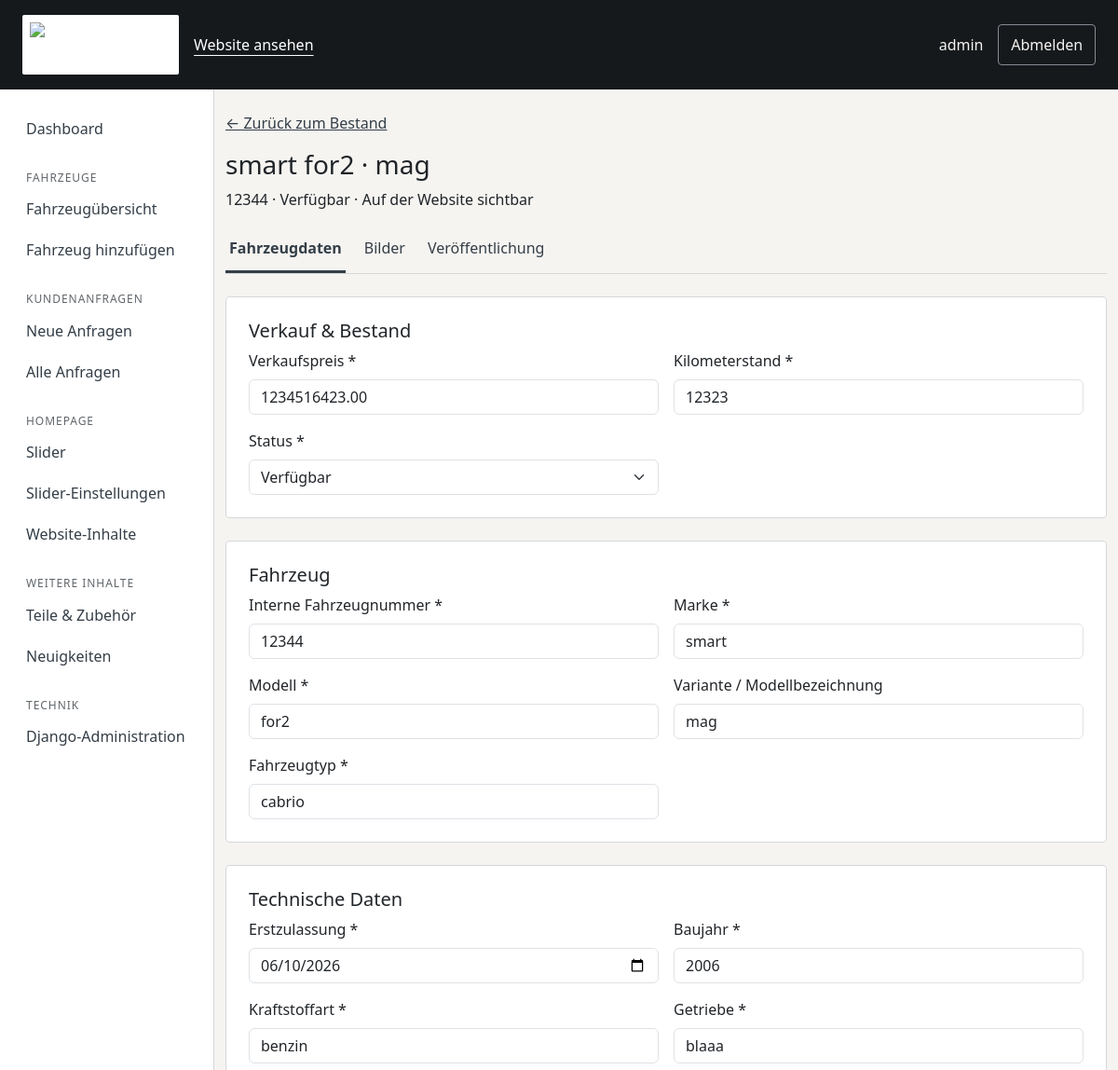
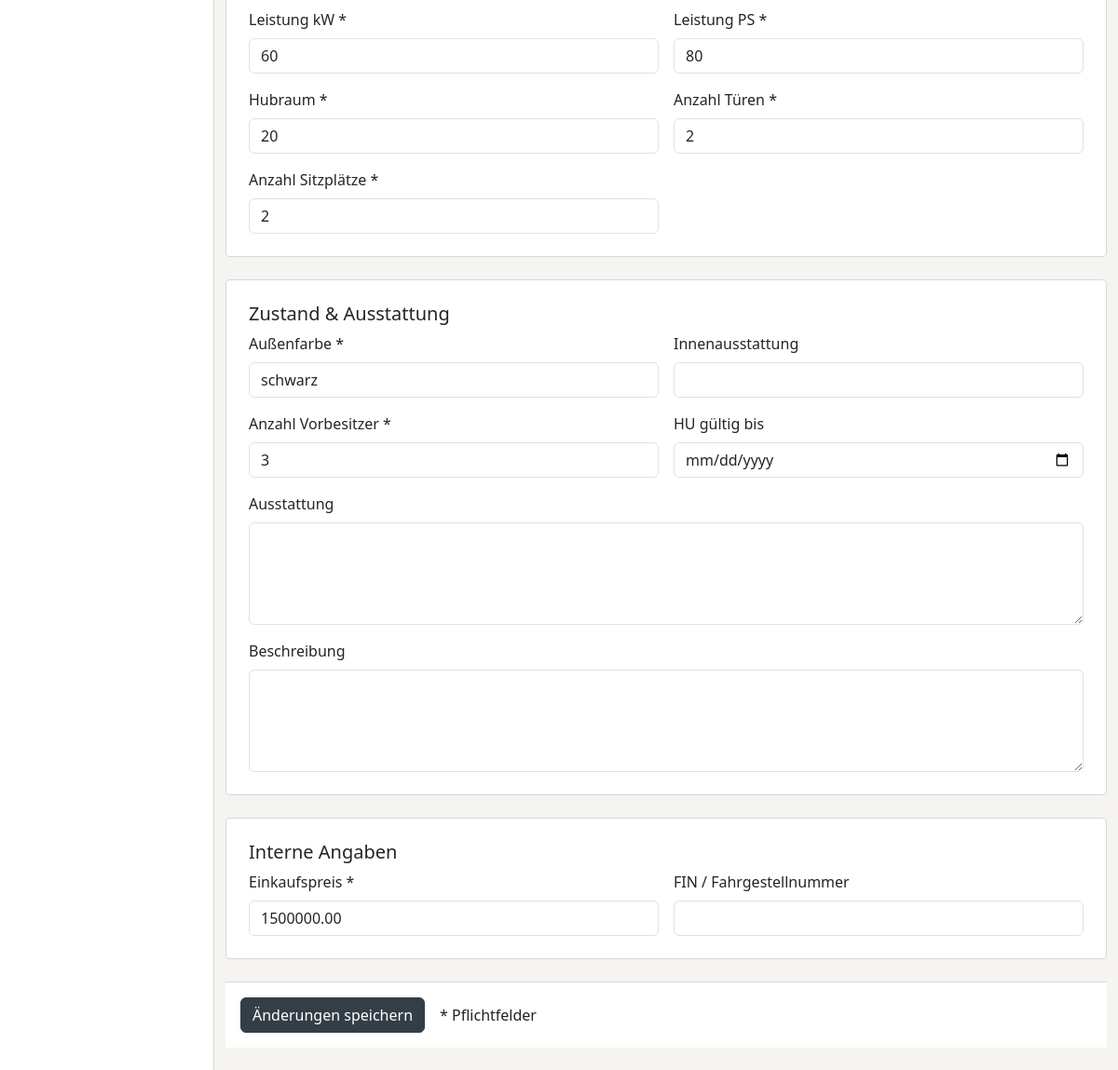
Screenshot of /verwaltung/fahrzeuge/3/bearbeiten/ (signed in) with the database file from the repository (2 pictures, top to bottom).
### vehicles/models.py (models this page shows, shortened)
class Vehicle(models.Model):
    internal_number = models.CharField(max_length=50, unique=True, verbose_name="Interne Fahrzeugnummer")
    brand = models.CharField(max_length=100, verbose_name="Marke")
    model = models.CharField(max_length=120, verbose_name="Modell")
    variant = models.CharField(max_length=150, blank=True, verbose_name="Variante / Modellbezeichnung")
    vehicle_type = models.CharField(max_length=80, verbose_name="Fahrzeugtyp")
    first_registration = models.DateField(verbose_name="Erstzulassung")
    year = models.PositiveIntegerField(verbose_name="Baujahr")
    mileage = models.PositiveIntegerField(verbose_name="Kilometerstand")
    fuel_type = models.CharField(max_length=60, verbose_name="Kraftstoffart")
    transmission = models.CharField(max_length=50, verbose_name="Getriebe")
    power_kw = models.PositiveIntegerField(verbose_name="Leistung kW")
    power_ps = models.PositiveIntegerField(verbose_name="Leistung PS")
    engine_capacity = models.PositiveIntegerField(verbose_name="Hubraum")
    doors = models.PositiveIntegerField(verbose_name="Anzahl Türen")
    seats = models.PositiveIntegerField(verbose_name="Anzahl Sitzplätze")
    exterior_color = models.CharField(max_length=80, verbose_name="Außenfarbe")
    interior_equipment = models.CharField(max_length=200, blank=True, verbose_name="Innenausstattung")
    vin = models.CharField(max_length=50, blank=True, verbose_name="FIN / Fahrgestellnummer")
    previous_owners = models.PositiveIntegerField(default=0, verbose_name="Anzahl Vorbesitzer")
    hu_valid_until = models.DateField(blank=True, null=True, verbose_name="HU gültig bis")
    purchase_price = models.DecimalField(max_digits=12, decimal_places=2, verbose_name="Einkaufspreis")
    sale_price = models.DecimalField(max_digits=12, decimal_places=2, verbose_name="Verkaufspreis")
    description = models.TextField(blank=True, verbose_name="Beschreibung")
    equipment = models.TextField(blank=True, verbose_name="Ausstattung")
    status = models.CharField(
        max_length=30,
        choices=VehicleStatus.choices,
        default=VehicleStatus.IN_PREPARATION,
        verbose_name="Status",
    )
    is_published = models.BooleanField(default=False, verbose_name="Veröffentlicht")
    public_visible = models.BooleanField(default=False, verbose_name="Öffentlich sichtbar")
    created_at = models.DateTimeField(default=timezone.now, verbose_name="Datum der Aufnahme")
    updated_at = models.DateTimeField(auto_now=True, verbose_name="Datum der letzten Änderung")
    class Meta:
        ordering = ["-updated_at"]
        verbose_name = "Fahrzeug"
        verbose_name_plural = "Fahrzeuge"
    @property
    def is_publicly_listed(self) -> bool:
        return self.is_published and self.public_visible and self.status == VehicleStatus.AVAILABLE

### vehicles/views.py (the view)
# urls.py: path("fahrzeuge/<int:pk>/bearbeiten/", canonical_redirect, {"route_name": "vehicle_update"}),
@login_required(login_url="login")
@permission_required(('vehicles.view_vehicle', 'vehicles.change_vehicle'), raise_exception=True)
def vehicle_update(request, pk):
    vehicle = get_object_or_404(Vehicle, pk=pk)
    form = VehicleForm(request.POST if request.method == "POST" else None, instance=vehicle)
    if request.method == "POST" and form.is_valid():
        form.save()
        messages.success(request, "Fahrzeug wurde erfolgreich bearbeitet.")
        return redirect("vehicle_update", pk=vehicle.pk)
    return render(request, "admin/vehicle_form.html", {"form": form, "vehicle": vehicle, "title": "Fahrzeug bearbeiten", "active_section": "data", "has_images": vehicle.images.exists()})

### vehicles/content.py (called while the page is built)
def homepage_content(values=None):
    interval = Homepage._meta.get_field("slider_interval").default
    if values is None:
        page = Homepage.objects.filter(pk=1).first()
        values = page.published if page else {}
        interval = page.slider_interval if page else interval
    result = {key: values.get(key, default) for key, label, default, group in TEXT_FIELDS}
    image_ids = [values[key] for key, *_ in IMAGE_FIELDS if isinstance(values.get(key), int)]
    images = HomepageImage.objects.in_bulk(image_ids)
    for key, label, fallback, group in IMAGE_FIELDS:
        asset = images.get(values.get(key))
        result[key] = asset.image.url if asset else (static(fallback) if fallback else '')
    result["slider_interval"] = interval
    return result

def website_content(request):
    if not hasattr(request, '_homepage_content'):
        request._homepage_content = homepage_content()
    return {'site_content': request._homepage_content}

### vehicles/forms.py (called while the page is built)
    def field_groups(self):
        groups = [
            ("Verkauf & Bestand", ["sale_price", "mileage", "status"]),
            ("Fahrzeug", ["internal_number", "brand", "model", "variant", "vehicle_type"]),
            ("Technische Daten", ["first_registration", "year", "fuel_type", "transmission", "power_kw", "power_ps", "engine_capacity", "doors", "seats"]),
            ("Zustand & Ausstattung", ["exterior_color", "interior_equipment", "previous_owners", "hu_valid_until", "equipment", "description"]),
            ("Interne Angaben", ["purchase_price", "vin"]),
        ]
        return [(title, [self[name] for name in names]) for title, names in groups]

### templates/admin/vehicle_form.html (shortened to what this page needs)
{% extends "management/base.html" %}
{% block content %}
<div class="container py-4">
    {% include 'admin/vehicle_header.html' %}
    <form method="post" novalidate data-unsaved-form{% if form.errors %} data-unsaved-errors{% endif %}>
        {% for title, fields in form.field_groups %}
            <fieldset class="card p-4 mb-4">
                <legend class="h5">{{ title }}</legend>
                <div class="row g-3">
                    {% for field in fields %}
                        <div class="{% if field.name == 'description' or field.name == 'equipment' %}col-12{% else %}col-md-6{% endif %}">
                            <label for="{{ field.id_for_label }}" class="form-label">{{ field.label }}{% if field.field.required %} *{% endif %}</label>
                            {{ field }}
                        </div>
                    {% endfor %}
                </div>
            </fieldset>
        {% endfor %}
        <div class="vehicle-save-bar">
            <button type="submit" class="btn btn-primary">{% if vehicle %}Änderungen speichern{% else %}Fahrzeug anlegen{% endif %}</button>
            <span data-unsaved-status role="status">{% if form.errors %}Nicht gespeichert{% else %}* Pflichtfelder{% endif %}</span>
        </div>
    </form>
</div>
{% endblock %}

### templates/management/base.html (shortened to what this page needs)
{% load static %}
<!DOCTYPE html>
<html lang="de">
<head>
    <link href="https://cdn.jsdelivr.net/npm/bootstrap@5.3.3/dist/css/bootstrap.min.css" rel="stylesheet">
    <link href="{% static 'css/management.css' %}?v=workspace-2" rel="stylesheet">
</head>
<body>
    <header class="management-header">
        <div class="container-fluid d-flex align-items-center flex-wrap gap-3 px-4 py-3">
            <a href="{% url 'dashboard' %}" class="management-brand"><img src="{% static 'images/logo.png' %}" width="168" height="48" alt="Auto Wallstein – Verwaltung"></a>
            <a href="{% url 'home' %}">Website ansehen</a>
            <span class="ms-auto">{{ user.get_full_name|default:user.username }}</span>
            <form method="post" action="{% url 'logout' %}">{% csrf_token %}<button class="management-logout" type="submit">Abmelden</button></form>
        </div>
    </header>
    <div class="management-layout">
        <nav id="site-menu" class="management-sidebar" aria-label="Verwaltung">
            <a href="{% url 'dashboard' %}"{% if request.resolver_match.url_name == 'dashboard' %} aria-current="page"{% endif %}>Dashboard</a>
            {% if perms.vehicles.view_vehicle %}<h2>Fahrzeuge</h2>
            <a href="{% url 'management_vehicles' %}">Fahrzeugübersicht</a>
            {% if perms.vehicles.add_vehicle %}<a href="{% url 'vehicle_create' %}">Fahrzeug hinzufügen</a>{% endif %}{% endif %}
            {% if perms.vehicles.view_customerinquiry %}<h2>Kundenanfragen</h2>
            <a href="{% url 'management_inquiries' %}?status=new">Neue Anfragen</a>
            <a href="{% url 'management_inquiries' %}">Alle Anfragen</a>{% endif %}
            {% if perms.vehicles.view_heroslide or perms.vehicles.change_homepage or perms.vehicles.change_slider_settings %}<h2>Homepage</h2>
            {% if perms.vehicles.view_heroslide %}<a href="{% url 'management_slides' %}">Slider</a>{% endif %}
            {% if perms.vehicles.change_slider_settings %}<a href="{% url 'slider_settings' %}">Slider-Einstellungen</a>{% endif %}
            {% if perms.vehicles.change_homepage %}<a href="{% url 'homepage_edit' %}">Website-Inhalte</a>{% endif %}{% endif %}
            {% if perms.vehicles.view_accessory or perms.vehicles.view_newsarticle %}<h2>Weitere Inhalte</h2>
            {% if perms.vehicles.view_accessory %}<a href="{% url 'management_accessories' %}">Teile & Zubehör</a>{% endif %}
            {% if perms.vehicles.view_newsarticle %}<a href="{% url 'management_news' %}">Neuigkeiten</a>{% endif %}{% endif %}
            {% if user.is_superuser %}<h2>Technik</h2><a href="{% url 'admin:index' %}">Django-Administration</a>{% endif %}
        </nav>
        <main id="management-content" tabindex="-1">
            {% block content %}{% endblock %}
        </main>
    </div>
</body>
</html>

### templates/admin/vehicle_header.html
<header class="vehicle-workspace-header">
    <a href="{% url 'management_vehicles' %}">← Zurück zum Bestand</a>
    {% if vehicle %}
        <h1 class="h3 mt-3 mb-2">{{ vehicle.brand }} {{ vehicle.model }}{% if vehicle.variant %} · {{ vehicle.variant }}{% endif %}</h1>
        <p>{{ vehicle.internal_number }} · {{ vehicle.get_status_display }} · {% if vehicle.is_publicly_listed %}Auf der Website sichtbar{% else %}Nicht auf der Website sichtbar{% endif %}</p>
        <nav class="vehicle-sections" aria-label="Fahrzeug bearbeiten">
            <a href="{% url 'vehicle_update' vehicle.pk %}"{% if active_section == 'data' %} aria-current="page"{% endif %}>Fahrzeugdaten</a>
            <a href="{% url 'vehicle_images' vehicle.pk %}"{% if active_section == 'images' %} aria-current="page"{% endif %}>Bilder</a>
            <a href="{% url 'vehicle_publication' vehicle.pk %}"{% if active_section == 'publication' %} aria-current="page"{% endif %}>Veröffentlichung</a>
        </nav>
    {% else %}
        <h1 class="h3 mt-3">Neues Fahrzeug</h1>
        <p>Erfassen Sie die Fahrzeugdaten. Nach dem Anlegen können Sie Bilder hinzufügen und das Fahrzeug für die Website freigeben.</p>
    {% endif %}
</header>

### static/css/management.css (style rules this page uses)
body { background: #f5f4f1; color: #202428; }
.management-header { background: #16191c; color: #f5f4f1; }
.management-header a { color: #ffffff; min-height: 44px; display: inline-flex; align-items: center; text-underline-offset: .3em; }
.management-brand img { width: 168px; height: auto; object-fit: contain; background: #fff; padding: 8px; border-radius: 2px; }
.card, .stat-card { background: white; border: 1px solid #d5d7d8; border-radius: 4px; box-shadow: none; }
.vehicle-workspace-header { margin-bottom: 1.5rem; }
.vehicle-sections { display: flex; flex-wrap: wrap; gap: 1rem; border-bottom: 1px solid #d5d7d8; margin-top: 1rem; }
.vehicle-sections a { padding: .75rem .25rem; min-height: 48px; color: #343e47; text-decoration: none; border-bottom: 3px solid transparent; }
.vehicle-sections a[aria-current="page"] { border-color: #343e47; font-weight: 700; }
.vehicle-save-bar { position: sticky; bottom: 0; display: flex; flex-wrap: wrap; gap: 1rem; align-items: center; padding: 1rem; background: white; border-top: 1px solid #d5d7d8; z-index: 2; }
input, select, textarea { scroll-margin-block: 5rem; }
.management-layout { display: grid; grid-template-columns: 230px minmax(0, 1fr); min-height: 85vh; }
.management-layout main { min-width: 0; }
.management-sidebar { background: #fff; border-right: 1px solid #d5d7d8; padding: 1.25rem; }
.management-sidebar h2 { font-size: .75rem; text-transform: uppercase; letter-spacing: .08em; color: #60666b; margin: 1.5rem .5rem .25rem; }
.management-sidebar a { display: flex; align-items: center; min-height: 44px; padding: .5rem; color: #202428; border-radius: 4px; text-decoration: none; }
.management-logout { color: inherit; background: transparent; border: 1px solid #858c91; border-radius: 4px; min-height: 44px; padding: .4rem .8rem; }
.management-layout .btn-primary { --bs-btn-bg: #343e47; --bs-btn-border-color: #343e47; --bs-btn-hover-bg: #1c252d; --bs-btn-hover-border-color: #1c252d; }
.management-layout a:not(.btn) { color: #343e47; }

### rows the page displays
Vehicle: brand "smart", model "for2", variant "mag", internal_number "12344", status "Verfügbar", fields "1234516423.00" "12323" "Verfügbar" "12344" "smart" "for2" "mag" "cabrio" "06/10/2026" "2006" "benzin" "blaaa" "60" "80" "20" "2" "2" "schwarz" "3" "1500000.00"

### other values shown
{{ user.get_full_name|default:user.username }} "admin"
{{ title }} "Verkauf & Bestand" "Fahrzeug" "Technische Daten" "Zustand & Ausstattung" "Interne Angaben"
{{ field.label }} "Verkaufspreis" "Kilometerstand" "Status" "Interne Fahrzeugnummer" "Marke" "Modell" "Variante / Modellbezeichnung" "Fahrzeugtyp" "Erstzulassung" "Baujahr" "Kraftstoffart" "Getriebe" "Leistung kW" "Leistung PS" "Hubraum" "Anzahl Türen" "Anzahl Sitzplätze" "Außenfarbe" "Innenausstattung" "Anzahl Vorbesitzer" "HU gültig bis" "Ausstattung" "Beschreibung" "Einkaufspreis" "FIN / Fahrgestellnummer"
